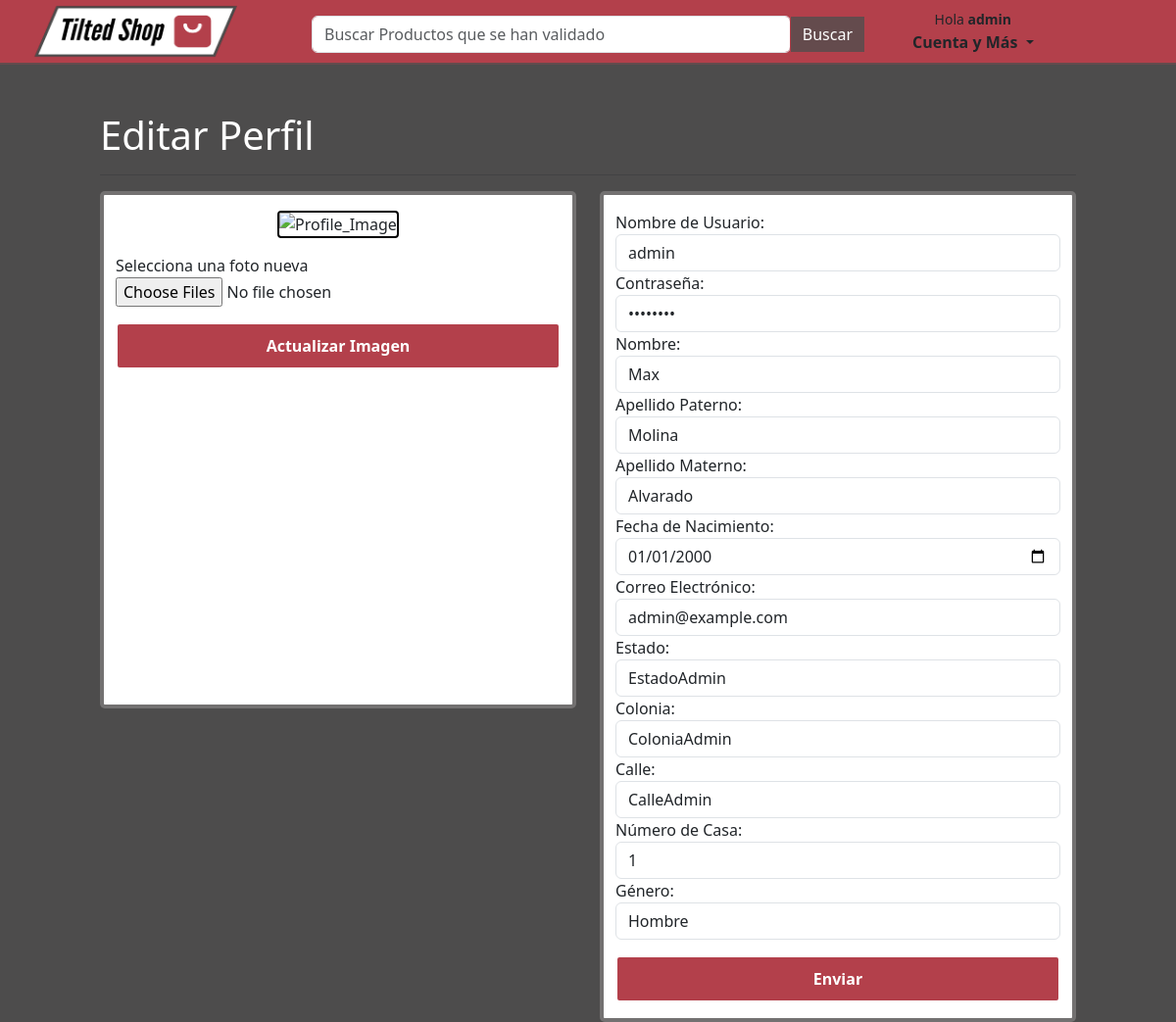
The page /Pantallas/HTML/Profiles/Admin/Admin_edit_profile.php (signed in) on the database its author committed.
### tables this page shows
CREATE TABLE IF NOT EXISTS tb_Usuario (
    ID_Usuario INT AUTO_INCREMENT PRIMARY KEY COMMENT 'Identificador único del usuario',
    ID_Sexo INT NOT NULL COMMENT 'ID que hace referencia al sexo del usuario',
    ID_Roles INT NOT NULL COMMENT 'ID que especifica el rol o tipo de usuario',
    Nombre VARCHAR(25) NOT NULL COMMENT 'Nombre del usuario',
    Apellido_Paterno VARCHAR(25) NOT NULL COMMENT 'Apellido paterno del usuario',
    Apellido_Materno VARCHAR(25) NOT NULL COMMENT 'Apellido materno del usuario',
    Username VARCHAR(15) NOT NULL COMMENT 'Nombre de usuario para iniciar sesión',
    PassW VARCHAR(15) NOT NULL COMMENT 'Contraseña del usuario',
    Correo VARCHAR(25) NOT NULL COMMENT 'Dirección de correo electrónico del usuario',
    Imagen BLOB NOT NULL COMMENT 'Imagen de perfil del usuario almacenada en formato BLOB',
    Fecha_Nacimiento DATE NOT NULL COMMENT 'Fecha de nacimiento del usuario',
    Fecha_Registro TIMESTAMP DEFAULT CURRENT_TIMESTAMP NOT NULL COMMENT 'Fecha y hora de registro del usuario',
    Privacidad BIT NOT NULL COMMENT 'Indicador de configuración de privacidad',
    Estado VARCHAR(30) NOT NULL COMMENT 'Estado de residencia del usuario',
    Colonia VARCHAR(50) NOT NULL COMMENT 'Colonia de residencia del usuario',
    Calle VARCHAR(30) NOT NULL COMMENT 'Calle de residencia del usuario',
    Numero_Casa VARCHAR(30) NOT NULL COMMENT 'Número de casa de residencia del usuario'
);

### htdocs/Pantallas/HTML/Profiles/Admin/Admin_edit_profile.php (the view, shortened to what this page needs)
<?php
$username = null;
if (isset($_SESSION['username'])) {
    $username = $_SESSION['username'];
}
else{
    $FindOne = null;
}
if (isset($_SESSION['username'])) {
    $username = $_SESSION['username'];
    $db = new DB();
    $pdo = $db->connect();
    if ($pdo) {
        $sql = "CALL SP_MyProfileData(:username)";
        $stmt = $pdo->prepare($sql);
        $stmt->bindParam(':username', $username);
        $stmt->execute();
        $userData = $stmt->fetch(PDO::FETCH_ASSOC);
    }
}
?>
<!DOCTYPE html>
<html lang="en">
<head>
    <link rel="stylesheet" href="../../../Librerias/bootstrap-5.3.1-dist/css/bootstrap.min.css">
    <link rel="stylesheet" href="../../../CSS/Profiles/ActionsClient/edit_profile.css">
    <link rel="stylesheet" href="../../../CSS/General Styles/navbar.css">
    <link rel="stylesheet" href="../../../CSS/General Styles/footer.css">
    <link rel="stylesheet" href="../../../CSS/General Styles/background.css">
</head>
<body>
    <div class="row Navbar_Container">
        <div class="col-lg-3 col-sm-4">
            <a href="../../../HTML/Profiles/Admin/Products_TBD.php">
                <img src="../../../Images/Tilted_Shop_Logo.png" class="Navbar_Logo" alt="Tilted Shop Icon">
            </a>
        </div>
        <div class="col-lg-6 col-sm-4 ">
            <div class="container Navbar_SearchBar">
                <div class="input-group">
                    <input type="search" class="form-control rounded" placeholder="Buscar Productos que se han validado"
                        aria-label="Search" aria-describedby="search-addon" />
                    <a href="../../../HTML/Profiles/Admin/Admin_Products_Search.php"
                        class="btn Navbar_SearchButton">Buscar</a>
                </div>
            </div>
        </div>
        <div class="col-lg-1 col-sm-4">
            <div class="dropdown">
                <a class="btn dropdown-toggle" href="#" data-bs-toggle="dropdown">
                <small> Hola <b> <?php echo $username; ?> </b> </small>
                    <br>
                    <b>Cuenta y Más </b>
                </a>
            </div>
        </div>
    </div>
    <br>
    <br>
    <div class="row">
        <div class="col-lg-1 col-sm-4"> </div>
        <div class="col-lg-10">
            <h1>Editar Perfil</h1>
            <hr>
        </div>
    </div>
    <div class="row">
        <div class="col-lg-1 col-sm-4"> </div>
        <div class="col-lg-5">
            <div class="container EditProfile_EditPhotoDataContainer">
            <div class="container justify-content-center mt-3 text-center">
                    <img class="EditProfile_ProfilePhoto"
                        alt="Profile_Image">
                </div>
                <form id="form1" method="post" action="../../DB_APIS/SP_EditProfilePhoto.php" enctype="multipart/form-data">
                    <div class="form-group mt-3">
                        <label for="Edit_Photo">Selecciona una foto nueva</label>
                        <input type="file" class="form-control-file" id="Edit_Photo" name="Edit_Photo" required multiple>
                        <button id="Login_Submit" type="submit" class="btn EditProfile_SubmitButtonEdit">Actualizar
                            Imagen</button>
                    </div>
                </form>
            </div>
        </div>
        <div class="col-lg-5">
            <div class="container EditProfile_EditDataContainer">
                <form id="form2" method="post" action="../../DB_APIS/SP_EditProfile.php">
                    <div class="form-group">
                        <label class="Login_Labels">Nombre de Usuario:</label>
                        <input type="text" class="form-control Login_Inputs" id="Edit_Username" name="Edit_Username"
                            placeholder="Nombre de Usuario" value="<?php echo $userData['Username']; ?>" required minlength="3" maxlength="15" >
                        <label class="Login_Labels">Contraseña:</label>
                        <input type="password" class="form-control Login_Inputs" id="Edit_Password" name="Edit_Password"
                            placeholder="Contraseña" value="<?php echo $userData['PassW']; ?>" required required minlength="8" maxlength="15">
                        <label class="Login_Labels">Nombre:</label>
                        <input type="text" class="form-control Login_Inputs" id="Edit_Name" name="Edit_Name"
                            placeholder="Nombre" required value="<?php echo $userData['Nombre']; ?>" minlength="2" maxlength="25">
                        <label class="Login_Labels">Apellido Paterno:</label>
                        <input type="text" class="form-control Login_Inputs" id="Edit_LastName1" name="Edit_LastName1"
                            placeholder="Apellido Paterno" required
                            value="<?php echo $userData['Apellido_Paterno']; ?>" minlength="3" maxlength="25">
                        <label class="Login_Labels">Apellido Materno:</label>
                        <input type="text" class="form-control Login_Inputs" id="Edit_LastName2" name="Edit_LastName2"
                            placeholder="Apellido Materno" required
                            value="<?php echo $userData['Apellido_Materno']; ?>" minlength="3" maxlength="25">
                        <label class="Login_Labels">Fecha de Nacimiento:</label>
                        <input type="date" class="form-control Login_Inputs" id="Edit_Birthday" name="Edit_Birthday"
                            required value="<?php echo $userData['Fecha_Nacimiento']; ?>">
                        <label class="Login_Labels">Correo Electrónico:</label>
                        <input type="email" class="form-control Login_Inputs" id="Edit_Email" name="Edit_Email"
                            placeholder="Correo Electrónico" required value="<?php echo $userData['Correo']; ?>" minlength="3" maxlength="25">
                        <label class="Login_Labels">Estado:</label>
                        <input type="text" class="form-control Login_Inputs" id="Edit_Estado" name="Edit_Estado"
                            placeholder="Estado" required value="<?php echo $userData['Estado']; ?>" minlength="3" maxlength="30">
                        <label class="Login_Labels">Colonia:</label>
                        <input type="text" class="form-control Login_Inputs" id="Edit_Colonia" name="Edit_Colonia"
                            placeholder="Colonia" required value="<?php echo $userData['Colonia']; ?>" minlength="3" maxlength="50">
                        <label class="Login_Labels">Calle:</label>
                        <input type="text" class="form-control Login_Inputs" id="Edit_Calle" name="Edit_Calle"
                            placeholder="Calle" required value="<?php echo $userData['Calle']; ?>" minlength="3" maxlength="30">
                        <label class="Login_Labels">Número de Casa:</label>
                        <input type="text" class="form-control Login_Inputs" id="Edit_NumeroCasa" name="Edit_NumeroCasa"
                            placeholder="Número de Casa" required value="<?php echo $userData['Numero_Casa']; ?>" minlength="3" maxlength="30">
                        <label>Género:</label>
                        <select class="form-control" id="Edit_Gender" name="Edit_Gender" required>
                            <option value="Hombre" <?php if ($userData['ID_Sexo'] == 1)
                                echo 'selected'; ?>>Hombre
                            </option>
                        </select>
                        <button id="Login_Submit" type="submit" class="btn EditProfile_SubmitButtonEdit">Enviar</button>
                    </div>
                </form>
            </div>
        </div>
    </div>
</body>
</html>

### htdocs/Pantallas/CSS/Profiles/ActionsClient/edit_profile.css (style rules this page uses)
h1 { color: white; font-family: 'Segoe UI', Tahoma, Geneva, Verdana, sans-serif; }
.EditProfile_EditDataContainer { background-color: white; border-radius: 5px; border: 4px solid rgba(80,78,78,0.8); display: flexbox; padding-bottom: 1rem; padding-top: 1rem; height: auto; width: 100%; }
.EditProfile_SubmitButtonEdit { border-radius: 4px; height: 3rem; width: 100%; font-size: 1rem; background-color:#b3404b; border: 2px solid white; font-family: 'Segoe UI', Tahoma, Geneva, Verdana, sans-serif; color: #ffffff; font-weight: bold; margin-top: 1rem; }
.EditProfile_EditPhotoDataContainer { background-color: white; border-radius: 5px; border: 4px solid rgba(80, 78, 78, 0.8); align-items: center; padding-bottom: 1rem; height: 33rem; width: 100%; }
.EditProfile_ProfilePhoto { width: 23rem; height: 23rem; border-radius: 4px; border: 2px solid black; }

### htdocs/Pantallas/CSS/General Styles/navbar.css (style rules this page uses)
.Navbar_Container { background-color: #b3404b; display: flex; border-bottom: 2px solid rgba(80, 78, 78, 0.8); text-align: center; }
.Navbar_Logo { width: 15rem; height: 4rem; }
.Navbar_SearchBar { margin-top: 1rem; width: 100%; height: 3rem; }
.Navbar_SearchButton { color: white; font-family: 'Segoe UI', Tahoma, Geneva, Verdana, sans-serif; background-color: rgba(80, 78, 78, 0.8); border-color: #b3404b; }

### htdocs/Pantallas/CSS/General Styles/background.css (style rules this page uses)
body { background-color: #4d4c4c; }

### rows shown on the page
tb_usuario: Edit_Username "admin", Edit_Name "Max", Edit_LastName1 "Molina", Edit_LastName2 "Alvarado", Edit_Birthday "01/01/2000", Edit_Email "admin@example.com", Edit_Estado "EstadoAdmin", Edit_Colonia "ColoniaAdmin", Edit_Calle "CalleAdmin", Edit_NumeroCasa "1", Edit_Gender "Hombre"

### other values the page prints
$username "admin"
